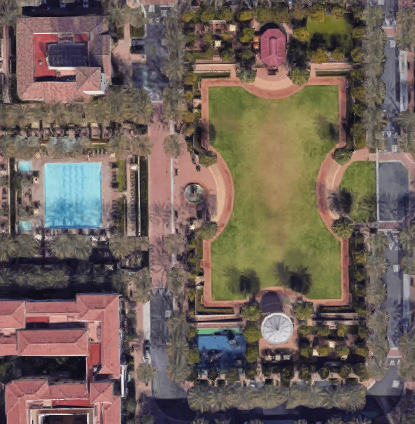
#> input picture pi_scripts/Legacy/thePark.png, 415 x 424 px
$ python live_animate.py
#> lines starting #> are read from the running program, lines starting #| are printed output that depends on the picture
# live plot script - 6/14/18
# it works!!!!!! at 12:31am on 6/15
# just need to document a bit more and clean it up to get it on the pi

# No longer updated - last updated on 6/25/18 (to let it run on Mac)
# Last real update was 6/24/18
# When running this on the pi, be sure to uncomment PyQt5, win, mng

from urllib.request import urlopen
#from PyQt5 import QtWidgets
import matplotlib.pyplot as plt
import matplotlib.animation as animation
import numpy as np
import time

image_name = 'thePark.png'        # be sure screenshot of map is .png
dataURL = 'http://192.168.0.5'   # 'http://192.168.0.12/'   # IP of ESP8266 on 715E7C
fig = plt.figure()
im = np.flipud(plt.imread(image_name))  # need to flip image up/down
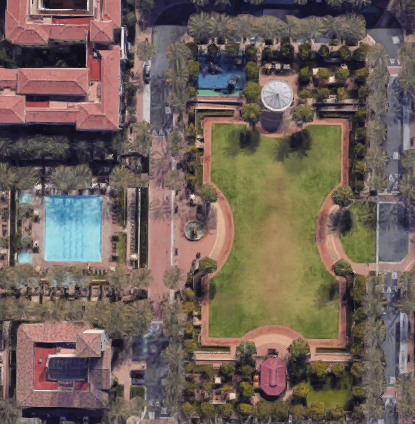
#> im: shape (424, 415, 4) float32; mean R, G, B, A 0.437, 0.381, 0.349, 1
                                        # due to how pixels are indexed
imHeight, imWidth, channels = im.shape  # detect image size, ignore channels
#> imHeight = 424; imWidth = 415; channels = 4

zeroLong = -117.754903
zeroLat = 33.652619

imWidthLong = -117.753419
imHeightLat = 33.653867

# function to grab data from ESP8266's website/IP
# [75 lines left out: functions readData, initPlot, convertCoord, animate, not called in this run]

#mng = plt.get_current_fig_manager()
#mng.window.showMaximized()

ani = animation.FuncAnimation(fig, animate)

plt.show()
